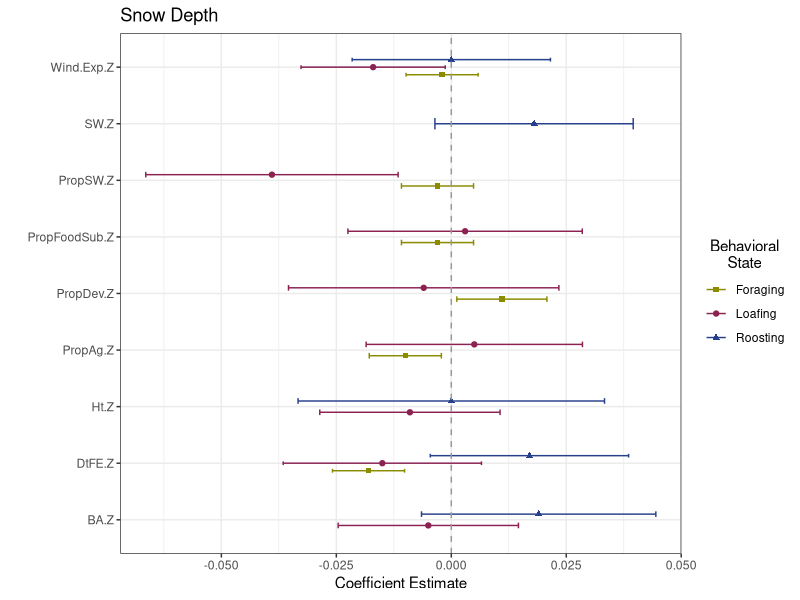
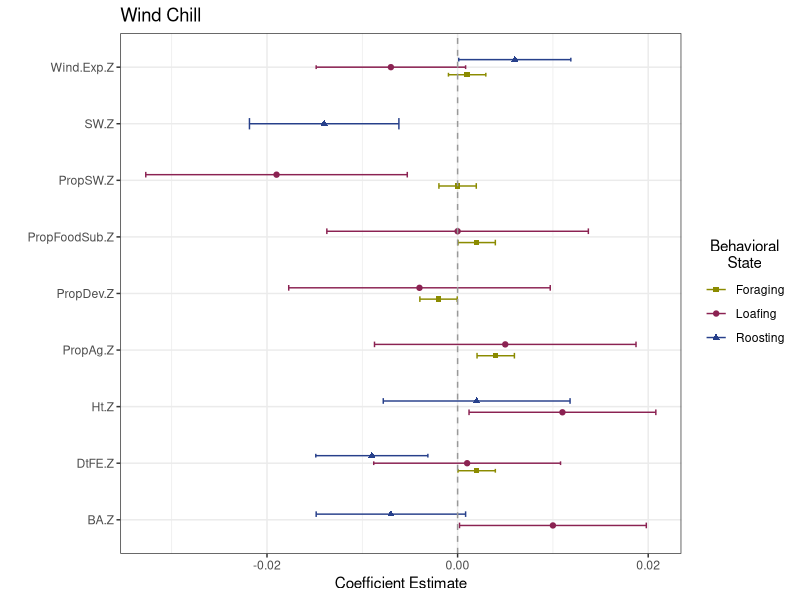
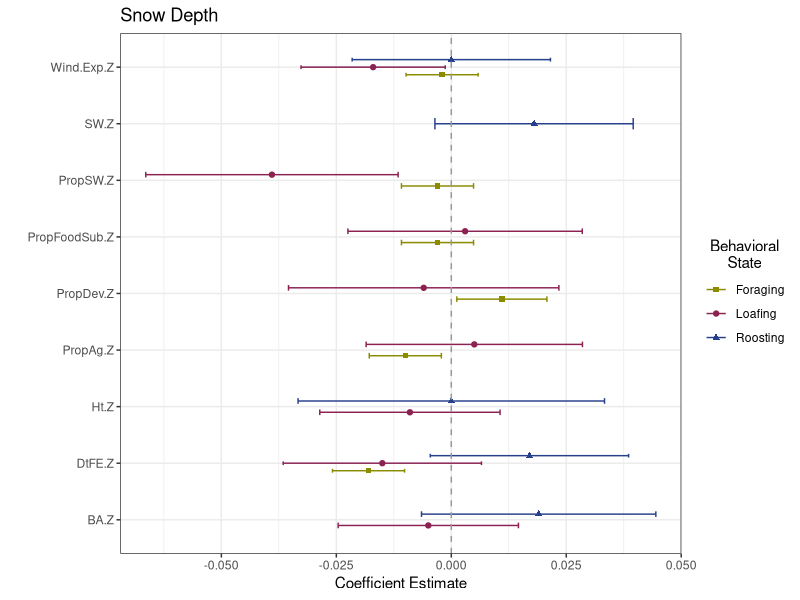
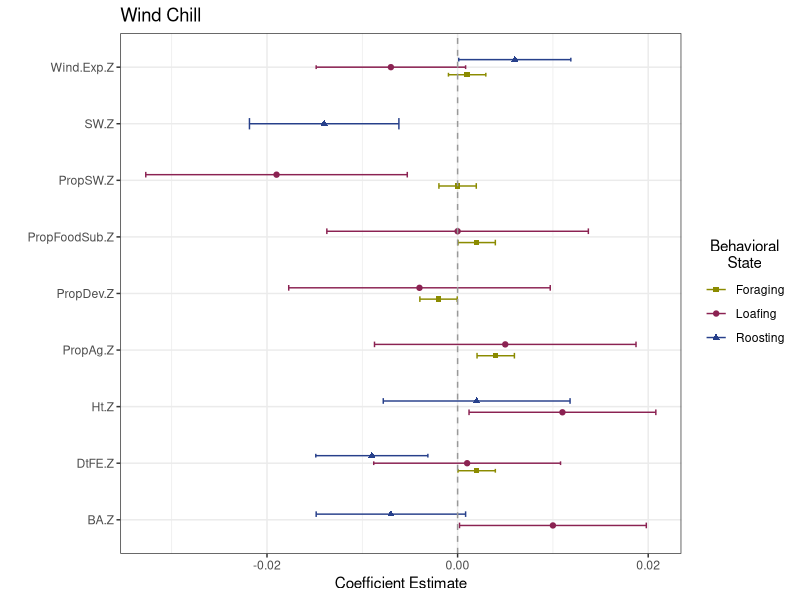
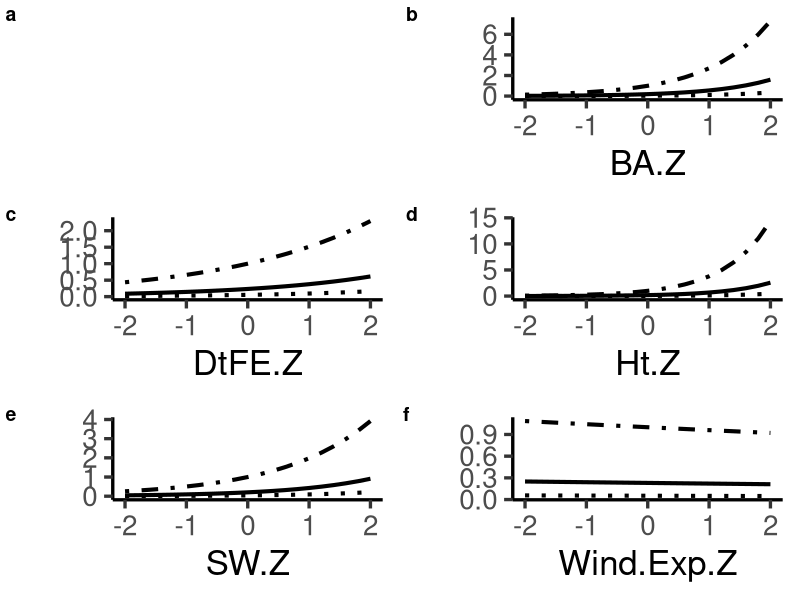
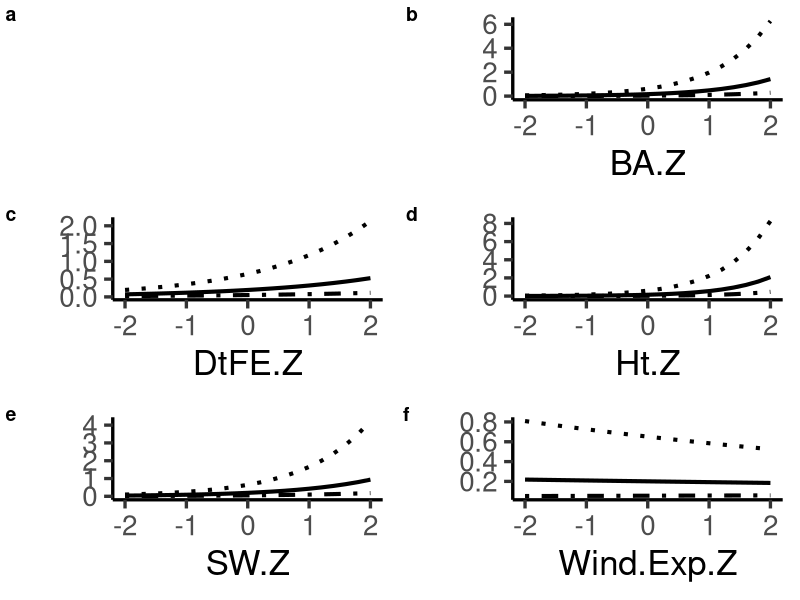
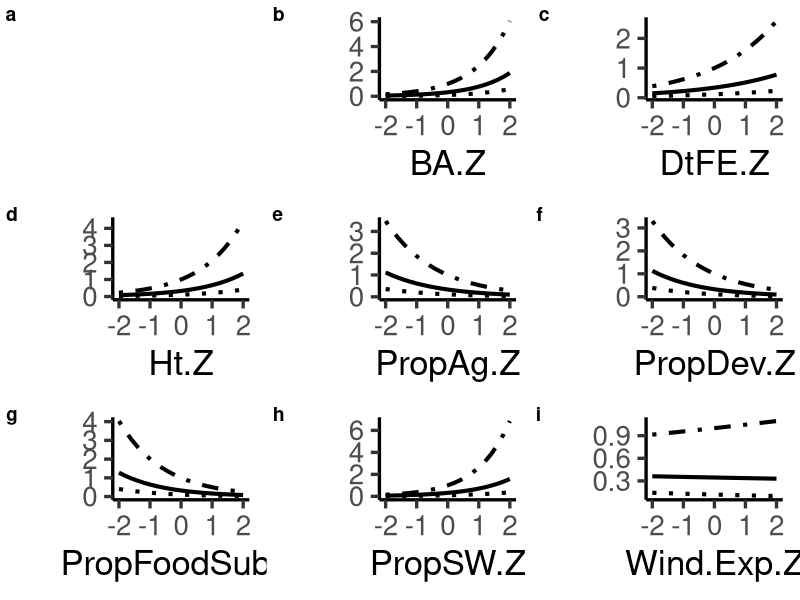
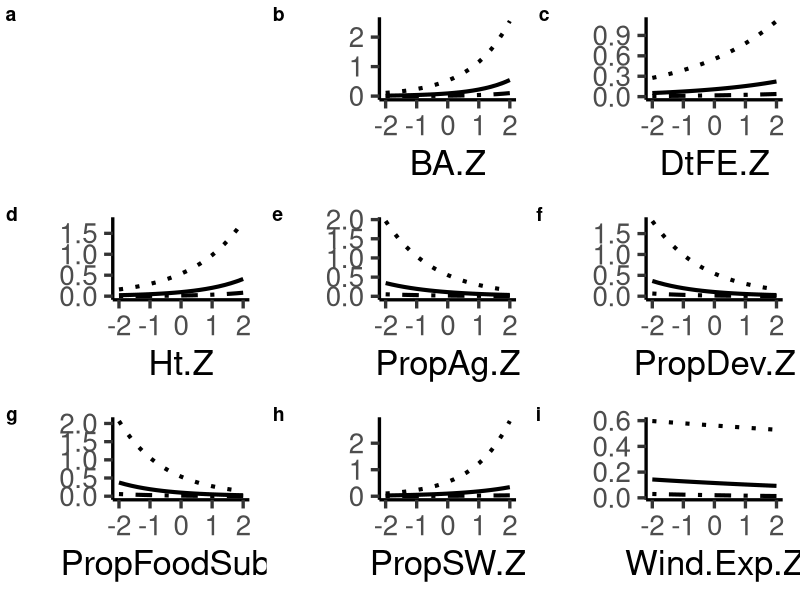

These figures' R source, in order:
require(dplyr)
require(ggplot2)
require(forcats)

### Comparison of Magnitude of Interactions
interactions.raw <- read.csv("InteractionResults.csv") %>%
  mutate(Beh_State = as.factor(Analysis)) %>%
  mutate(LC_Cov = as.factor(HabitatCov)) %>%
  rename(Interaction = mean, SD = sd)
# interactions.raw$Beh_State <- factor(interactions.raw$Beh_State,
#                                      levels = c("Roost", "Loafing", "Foraging"))
# interactions.raw$LC_Cov <- factor(interactions.raw$LC_Cov,
#                                   levels = c("Wind Exposure", "Distance to Edge", "Proportion Ag",
#                                              "Proportion Dev", "Proportion SW", "% Softwood",
#                                              "Mean Tree Height", "Basal Area"))

#Graph showing interaction terms for snow depth
int.Snow <- interactions.raw %>% filter(WeatherCov == "SD")
ggplot(data = int.Snow, aes(y = LC_Cov, x = Interaction, shape = Beh_State, color = Beh_State)) +
  geom_point(size = 1.5,
             position = position_dodge(width = .4)) +
  geom_errorbar(aes(xmin = Interaction - (1.96*SD), xmax = Interaction + (1.96*SD)),
                width = .2,
                position = position_dodge(width = .4)) +
  geom_vline(xintercept = 0, color = "grey60", linetype = 2) +
  theme_bw() + 
  xlab("Coefficient Estimate") +
  ylab("") +
  ggtitle("Snow Depth") +
  labs(color = "Behavioral\nState") + 
  theme(legend.title.align=0.5) + 
  scale_colour_manual(name = "Behavioral\nState",
                      # labels = c("Roost", "Stationary", "Mobile"),
                      values = c("yellow4", "violetred4", "royalblue4")) +   
  scale_shape_manual(name = "Behavioral\nState",
                     # labels = c("Roost", "Stationary", "Mobile"),
                     values = c(15, 19, 17))
ggsave("SnowDepth_InteractionComp.jpeg", width = 8, height = 7, units = "in")


#Graph showing interaction terms for Previous days wind chill
int.Wind <- interactions.raw %>% filter(WeatherCov == "WC_prev")
ggplot(data = int.Wind, aes(y = LC_Cov, x = Interaction, shape = Beh_State, color = Beh_State)) +
  geom_point(size = 1.5,
             position = position_dodge(width = .4)) +
  geom_errorbar(aes(xmin = Interaction - (1.96*SD), xmax = Interaction + (1.96*SD)),
                width = .2,
                position = position_dodge(width = .4)) +
  geom_vline(xintercept = 0, color = "grey60", linetype = 2) +
  theme_bw() + 
  xlab("Coefficient Estimate") +
  ylab("") +
  ggtitle("Wind Chill") +
  labs(color = "Behavioral\nState") + 
  theme(legend.title.align=0.5) + 
  scale_colour_manual(name = "Behavioral\nState",
                      # labels = c("Roost", "Stationary", "Mobile"),
                      values = c("yellow4", "violetred4", "royalblue4")) +   
  scale_shape_manual(name = "Behavioral\nState",
                     # labels = c("Roost", "Stationary", "Mobile"),
                     values = c(15, 19, 17))
ggsave("WindChill_InteractionComp.jpeg", width = 8, height = 7, units = "in")


#make big points
#remove endcaps on error bars
#thicker error lines

################################################################################################
### Plot Matrix showing selection at Poor, Average, and Good Weather
require(cowplot)

interactions.raw <- read.csv("CowplotData.csv") %>%
  # mutate(Beh_State = factor(Beh_State, levels = c("Roost", "Stationary", "Mobile"))) %>%
  # mutate(LC_Cov = factor(LC_Cov,
  #                        levels = c("Distance to Edge", "Wind Exposure", "Proportion Ag",
  #                                   "Proportion Dev", "Proportion SW",
  #                                   "Mean Tree Height", "Basal Area", "% Softwood"))) %>%
  arrange(Beh_State, LC_Cov)

int.Snow.Roost <- interactions.raw %>% filter(Weath_Cov == "SD") %>% filter(Beh_State == "Roosting")
int.Wind.Roost <- interactions.raw %>% filter(Weath_Cov == "WC_prev") %>% filter(Beh_State == "Roosting")
int.Snow.Loaf <- interactions.raw %>% filter(Weath_Cov == "SD") %>% filter(Beh_State == "Loafing") %>% distinct()
int.Wind.Loaf <- interactions.raw %>% filter(Weath_Cov == "WC_prev") %>% filter(Beh_State == "Loafing") %>% distinct()
int.Snow.Forage <- interactions.raw %>% filter(Weath_Cov == "SD") %>% filter(Beh_State == "Foraging") %>% distinct()
int.Wind.Forage <- interactions.raw %>% filter(Weath_Cov == "WC_prev") %>% filter(Beh_State == "Foraging") %>% distinct()
int.Wind <- interactions.raw %>% filter(Weath_Cov == "WC_prev")
int.Snow <- interactions.raw %>% filter(Weath_Cov == "SD")
# Condition Thresholds (Used summary on raw data and chose near 1st/3rd Quantile and Mean)
# Wind Chill/Roost = 4, 15, 27
# Snow Depth/Roost = 0, 4, 8

# #This is all plots as one.
# i = 1
# snow.list <- list()
# snow.plots <- list()
# for(i in 1:length(int.Snow$LC_Cov)){
#   snow.df <- data.frame(Behavior = int.Snow$Beh_State[i],
#                         LC = int.Snow$LC_Cov[i],
#                         LC.Coef = int.Snow$LC_Coef[i],
#                         W.Coef = int.Snow$Weath_Coef[i],
#                         Int.Coef = int.Snow$Interaction[i],
#                         LC.Val = rep(seq(-2, 2,.2),3),
#                         W.Val = rep(c(0,4,8), each = 21),
#                         W.Condition = rep(c("Good","Average","Poor"), each = 21))
#   snow.list[[i]] <- snow.df %>%
#     mutate(Est = exp((LC.Coef*LC.Val) + (W.Coef*W.Val) + (Int.Coef*LC.Val*W.Val)))
#   snow.plot <- ggplot(data = snow.list[[i]], aes(x = LC.Val, y = Est, group = W.Condition)) +
#     geom_line(aes(linetype = W.Condition), size = 1.4) +
#     scale_linetype_manual(values = c("solid", 'dotdash', "dotted")) +
#     theme_classic() +
#     xlab(snow.df$LC[i]) + ylab("")
#   
#   snow.plots[[i]] <- snow.plot + theme(legend.position="none")
# }
# 
# legend <- get_legend(snow.plot + theme(legend.position = "bottom"))
# plot_grid(plotlist = snow.plots,
#           legend,
#           labels = "auto",
#           nrow = 3,
#           align = "hv",
#           axis = "lb")

###Roosting 
##Snow Depth 
snow.list <- list()
snow.plots <- list()
for(i in 1:length(int.Snow.Roost$LC_Cov)){
  snow.df <- data.frame(Behavior = int.Snow.Roost$Beh_State[i],
                        LC = int.Snow.Roost$LC_Cov[i],
                        LC.Coef = int.Snow.Roost$LC_Coef[i],
                        W.Coef = int.Snow.Roost$Weath_Coef[i],
                        Int.Coef = int.Snow.Roost$Interaction[i],
                        LC.Val = rep(seq(-2, 2,.2),3),
                        W.Val = rep(c(0,4,8), each = 21),
                        W.Condition = rep(c("Good","Average","Poor"), each = 21))
  snow.list[[i]] <- snow.df %>%
    mutate(Est = exp((LC.Coef*LC.Val) + (W.Coef*W.Val) + (Int.Coef*LC.Val*W.Val)))
  snow.plot <- ggplot(data = snow.list[[i]], aes(x = LC.Val, y = Est, group = W.Condition)) +
    geom_line(aes(linetype = W.Condition), size = 1.4) +
    scale_linetype_manual(values = c("solid", 'dotdash', "dotted")) +
    theme_classic(base_size = 25) +
    xlab(snow.df$LC[i]) + ylab("")
  
  snow.plots[[i]] <- snow.plot + theme(legend.position="none")
}

legend <- get_legend(snow.plot + theme(legend.position = "bottom"))

jpeg('Roost_Snow.jpg', width = 1300, height = 1500)
plot_grid(plotlist = snow.plots,
          legend,
          labels = "auto",
          nrow = 3,
          align = "hv",
          axis = "lb")
dev.off()

##Wind Chill
wind.list <- list()
wind.plots <- list()
for(i in 1:length(int.Wind.Roost$LC_Cov)){
  wind.df <- data.frame(Behavior = int.Wind.Roost$Beh_State[i],
                        LC = int.Wind.Roost$LC_Cov[i],
                        LC.Coef = int.Wind.Roost$LC_Coef[i],
                        W.Coef = int.Wind.Roost$Weath_Coef[i],
                        Int.Coef = int.Wind.Roost$Interaction[i],
                        LC.Val = rep(seq(-2, 2,.2),3),
                        W.Val = rep(c(27,15,4), each = 21),
                        W.Condition = rep(c("Good","Average","Poor"), each = 21))
  wind.list[[i]] <- wind.df %>%
    mutate(Est = exp((LC.Coef*LC.Val) + (W.Coef*W.Val) + (Int.Coef*LC.Val*W.Val)))
  wind.plot <- ggplot(data = wind.list[[i]], aes(x = LC.Val, y = Est, group = W.Condition)) +
    geom_line(aes(linetype = W.Condition), size = 1.4) +
    scale_linetype_manual(values = c("solid", 'dotdash', "dotted")) +
    theme_classic(base_size = 25) +
    xlab(wind.df$LC[i]) + ylab("")
  
  wind.plots[[i]] <- wind.plot + theme(legend.position="none")
}

legend <- get_legend(wind.plot + theme(legend.position = "bottom"))


jpeg('Roost_Wind.jpg', width = 1300, height = 1500)
plot_grid(plotlist = wind.plots,
          legend,
          labels = "auto",
          nrow = 3,
          align = "hv",
          axis = "lb")
dev.off()

###Loafing 
##Snow Depth 
snow.list <- list()
snow.plots <- list()
for(i in 1:length(int.Snow.Loaf$LC_Cov)){
  snow.df <- data.frame(Behavior = int.Snow.Loaf$Beh_State[i],
                        LC = int.Snow.Loaf$LC_Cov[i],
                        LC.Coef = int.Snow.Loaf$LC_Coef[i],
                        W.Coef = int.Snow.Loaf$Weath_Coef[i],
                        Int.Coef = int.Snow.Loaf$Interaction[i],
                        LC.Val = rep(seq(-2, 2,.2),3),
                        W.Val = rep(c(0,4,8), each = 21),
                        W.Condition = rep(c("Good","Average","Poor"), each = 21))
  snow.list[[i]] <- snow.df %>%
    mutate(Est = exp((LC.Coef*LC.Val) + (W.Coef*W.Val) + (Int.Coef*LC.Val*W.Val)))
  snow.plot <- ggplot(data = snow.list[[i]], aes(x = LC.Val, y = Est, group = W.Condition)) +
    geom_line(aes(linetype = W.Condition), size = 1.4) +
    scale_linetype_manual(values = c("solid", 'dotdash', "dotted")) +
    theme_classic(base_size = 25) +
    xlab(snow.df$LC[i]) + ylab("")
  
  snow.plots[[i]] <- snow.plot + theme(legend.position="none")
}

legend <- get_legend(snow.plot + theme(legend.position = "bottom"))

jpeg('Loafing_Snow.jpg', width = 1800, height = 1500)
plot_grid(plotlist = snow.plots,
          legend,
          labels = "auto",
          nrow = 3,
          align = "hv",
          axis = "lb")
dev.off()

##Wind Chill
wind.list <- list()
wind.plots <- list()
for(i in 1:length(int.Wind.Loaf$LC_Cov)){
  wind.df <- data.frame(Behavior = int.Wind.Loaf$Beh_State[i],
                        LC = int.Wind.Loaf$LC_Cov[i],
                        LC.Coef = int.Wind.Loaf$LC_Coef[i],
                        W.Coef = int.Wind.Loaf$Weath_Coef[i],
                        Int.Coef = int.Wind.Loaf$Interaction[i],
                        LC.Val = rep(seq(-2, 2,.2),3),
                        W.Val = rep(c(27,15,4), each = 21),
                        W.Condition = rep(c("Good","Average","Poor"), each = 21))
  wind.list[[i]] <- wind.df %>%
    mutate(Est = exp((LC.Coef*LC.Val) + (W.Coef*W.Val) + (Int.Coef*LC.Val*W.Val)))
  wind.plot <- ggplot(data = wind.list[[i]], aes(x = LC.Val, y = Est, group = W.Condition)) +
    geom_line(aes(linetype = W.Condition), size = 1.4) +
    scale_linetype_manual(values = c("solid", 'dotdash', "dotted")) +
    theme_classic(base_size = 25) +
    xlab(wind.df$LC[i]) + ylab("")
  
  wind.plots[[i]] <- wind.plot + theme(legend.position="none")
}

legend <- get_legend(wind.plot + theme(legend.position = "bottom"))

jpeg('Loafing_Wind.jpg', width = 1800, height = 1500)
plot_grid(plotlist = wind.plots,
          legend,
          labels = "auto",
          nrow = 3,
          align = "hv",
          axis = "lb")
dev.off()

###Foraging
##Snow Depth 
snow.list <- list()
snow.plots <- list()
for(i in 1:length(int.Snow.Forage$LC_Cov)){
  snow.df <- data.frame(Behavior = int.Snow.Forage$Beh_State[i],
                        LC = int.Snow.Forage$LC_Cov[i],
                        LC.Coef = int.Snow.Forage$LC_Coef[i],
                        W.Coef = int.Snow.Forage$Weath_Coef[i],
                        Int.Coef = int.Snow.Forage$Interaction[i],
                        LC.Val = rep(seq(-2, 2,.2),3),
                        W.Val = rep(c(0,4,8), each = 21),
                        W.Condition = rep(c("Good","Average","Poor"), each = 21))
  snow.list[[i]] <- snow.df %>%
    mutate(Est = exp((LC.Coef*LC.Val) + (W.Coef*W.Val) + (Int.Coef*LC.Val*W.Val)))
  snow.plot <- ggplot(data = snow.list[[i]], aes(x = LC.Val, y = Est, group = W.Condition)) +
    geom_line(aes(linetype = W.Condition), size = 1.4) +
    scale_linetype_manual(values = c("solid", 'dotdash', "dotted")) +
    theme_classic(base_size = 25) +
    xlab(snow.df$LC[i]) + ylab("")
  
  snow.plots[[i]] <- snow.plot + theme(legend.position="none")
}

legend <- get_legend(snow.plot + theme(legend.position = "bottom"))


jpeg('Foraging_Snow.jpg', width = 1800, height = 1500)
plot_grid(plotlist = snow.plots,
          legend,
          labels = "auto",
          nrow = 3,
          align = "hv",
          axis = "lb")
dev.off()

##Wind Chill
wind.list <- list()
wind.plots <- list()
for(i in 1:length(int.Wind.Forage$LC_Cov)){
  wind.df <- data.frame(Behavior = int.Wind.Forage$Beh_State[i],
                        LC = int.Wind.Forage$LC_Cov[i],
                        LC.Coef = int.Wind.Forage$LC_Coef[i],
                        W.Coef = int.Wind.Forage$Weath_Coef[i],
                        Int.Coef = int.Wind.Forage$Interaction[i],
                        LC.Val = rep(seq(-2, 2,.2),3),
                        W.Val = rep(c(27,15,4), each = 21),
                        W.Condition = rep(c("Good","Average","Poor"), each = 21))
  wind.list[[i]] <- wind.df %>%
    mutate(Est = exp((LC.Coef*LC.Val) + (W.Coef*W.Val) + (Int.Coef*LC.Val*W.Val)))
  wind.plot <- ggplot(data = wind.list[[i]], aes(x = LC.Val, y = Est, group = W.Condition)) +
    geom_line(aes(linetype = W.Condition), size = 1.4) +
    scale_linetype_manual(values = c("solid", 'dotdash', "dotted")) +
    theme_classic(base_size = 25) +
    xlab(wind.df$LC[i]) + ylab("")
  
  wind.plots[[i]] <- wind.plot + theme(legend.position="none")
}

legend <- get_legend(wind.plot + theme(legend.position = "bottom"))


jpeg('Foraging_Wind.jpg', width = 1800, height = 1500)
plot_grid(plotlist = wind.plots,
          legend,
          labels = "auto",
          nrow = 3,
          align = "hv",
          axis = "lb")
dev.off()

#### Momentuhmm Transition Probability graphs

